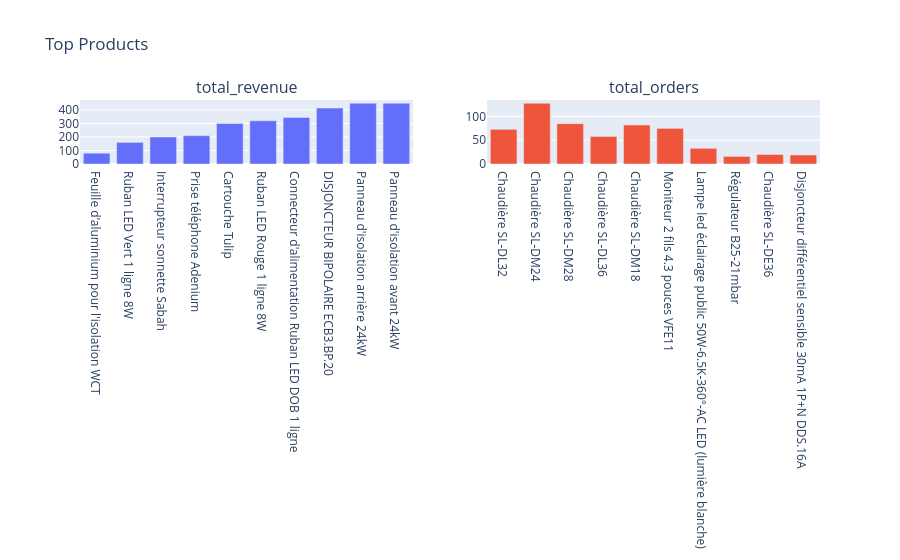

Notebook source saved alongside this figure:
### Code cell
low_performers_pro=low_performers_products(clean_transactions, bottom_n=10)
fig = make_subplots(
    rows=1, cols=2,
    subplot_titles=("total_revenue", "total_orders")
)

fig.add_trace(
    go.Bar(x=low_performers_pro["product_name"], y=low_performers_pro["total_revenue"], name="total_revenue"),
    row=1, col=1
)
fig.add_trace(
    go.Bar(x=topproducts["product_name"], y=topproducts["total_orders"], name="total_orders"),
    row=1, col=2
)
fig.update_layout(title_text="Top Products", showlegend=False)
fig.show()

### Figure 1 — Plotly figure (JSON) as saved in the notebook; plotly's stock layout.template omitted (floating-point values rounded to 4 significant figures)
{"data": [{"name": "total_revenue", "type": "bar", "x": ["Feuille d'aluminium pour l'isolation WCT", "Ruban LED Vert 1 ligne 8W", "Interrupteur sonnette Sabah", "Prise téléphone Adenium", "Cartouche Tulip", "Ruban LED Rouge 1 ligne 8W", "Connecteur d'alimentation Ruban LED DOB 1 ligne", "DISJONCTEUR BIPOLAIRE ECB3.BP.20", "Panneau d'isolation arrière 24kW", "Panneau d'isolation avant 24kW"], "xaxis": "x", "y": [80.0, 160.0, 200.0, 210.0, 300.0, 320.0, 345.0, 414.0, 450.0, 450.0], "yaxis": "y"}, {"name": "total_orders", "type": "bar", "x": ["Chaudière SL-DL32", "Chaudière SL-DM24", "Chaudière SL-DM28", "Chaudière SL-DL36", "Chaudière SL-DM18", "Moniteur 2 fils 4.3 pouces VFE11", "Lampe led éclairage public 50W-6.5K-360°-AC LED (lumière blanche)", "Régulateur B25-21mbar", "Chaudière SL-DE36", "Disjoncteur différentiel sensible 30mA 1P+N DDS.16A"], "xaxis": "x2", "y": [73, 128, 85, 58, 82, 75, 33, 16, 20, 19], "yaxis": "y2"}], "layout": {"annotations": [{"font": {"size": 16}, "showarrow": false, "text": "total_revenue", "x": 0.225, "xanchor": "center", "xref": "paper", "y": 1, "yanchor": "bottom", "yref": "paper"}, {"font": {"size": 16}, "showarrow": false, "text": "total_orders", "x": 0.775, "xanchor": "center", "xref": "paper", "y": 1, "yanchor": "bottom", "yref": "paper"}], "showlegend": false, "title": {"text": "Top Products"}, "xaxis": {"anchor": "y", "domain": [0, 0.45]}, "xaxis2": {"anchor": "y2", "domain": [0.55, 1]}, "yaxis": {"anchor": "x", "domain": [0, 1]}, "yaxis2": {"anchor": "x2", "domain": [0, 1]}}}
